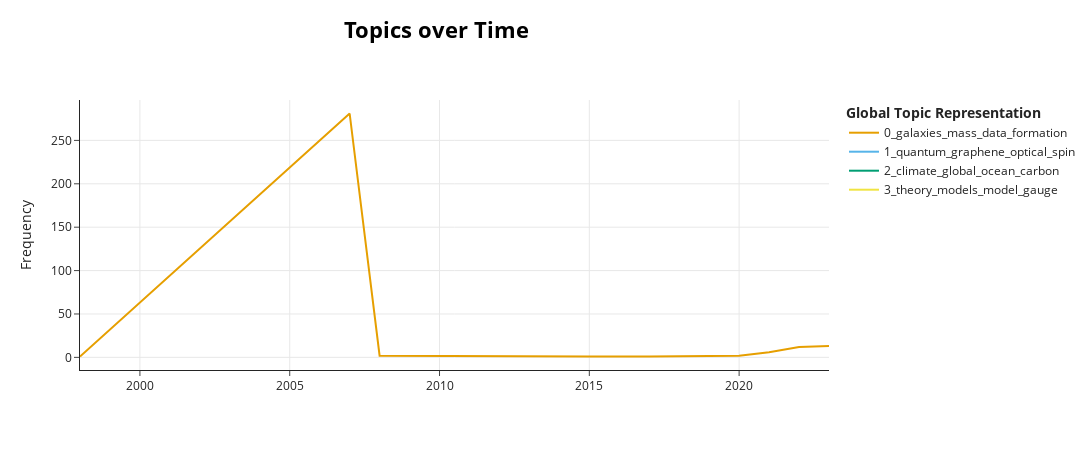

Notebook code for this chart:
### Code cell
topic_model.visualize_topics_over_time(topics_over_time, topics=[0,1,2,3])

### Figure 1 — Plotly figure (JSON) as saved in the notebook; plotly's stock layout.template omitted (floating-point values rounded to 4 significant figures)
{"data": [{"hoverinfo": "text", "hovertext": ["<b>Topic 0</b><br>Words: ms, arcmin, 151243647, 122472007, ms 151243647", "<b>Topic 0</b><br>Words: galaxies, mass, data, stars, star", "<b>Topic 0</b><br>Words: model, iri, xray, fr, radio", "<b>Topic 0</b><br>Words: lulin, n3 lulin, c2007 n3, n3, c2007", "<b>Topic 0</b><br>Words: resonance, objects, 51, 51 resonance, clones", "<b>Topic 0</b><br>Words: 2007, size, 2007 uksub126sub, uksub126sub, occultation", "<b>Topic 0</b><br>Words: latis, igm, galaxies, cluster, survey", "<b>Topic 0</b><br>Words: galaxies, mass, cluster, galaxy, slugdsfg", "<b>Topic 0</b><br>Words: galaxies, sub, galaxy, gas, field", "<b>Topic 0</b><br>Words: galaxies, cluster, galaxy, redshift, mass"], "marker": {"color": "#E69F00"}, "mode": "lines", "name": "0_galaxies_mass_data_formation", "type": "scatter", "x": [1998, 2007, 2008, 2012, 2015, 2017, 2020, 2021, 2022, 2023], "y": [1, 281, 2, 1, 1, 1, 2, 6, 12, 13]}, {"hoverinfo": "text", "hovertext": ["<b>Topic 1</b><br>Words: quantum, graphene, optical, spin, states"], "marker": {"color": "#56B4E9"}, "mode": "lines", "name": "1_quantum_graphene_optical_spin", "type": "scatter", "x": [2007], "y": [247]}, {"hoverinfo": "text", "hovertext": ["<b>Topic 2</b><br>Words: climate, global, ocean, carbon, aerosol"], "marker": {"color": "#009E73"}, "mode": "lines", "name": "2_climate_global_ocean_carbon", "type": "scatter", "x": [2007], "y": [74]}, {"hoverinfo": "text", "hovertext": ["<b>Topic 3</b><br>Words: theory, models, model, gauge, scalar"], "marker": {"color": "#F0E442"}, "mode": "lines", "name": "3_theory_models_model_gauge", "type": "scatter", "x": [2007], "y": [67]}], "layout": {"height": 450, "hoverlabel": {"bgcolor": "white", "font": {"family": "Rockwell", "size": 16}}, "legend": {"title": {"text": "<b>Global Topic Representation"}}, "title": {"font": {"color": "Black", "size": 22}, "text": "<b>Topics over Time</b>", "x": 0.4, "xanchor": "center", "y": 0.95, "yanchor": "top"}, "width": 1250, "xaxis": {"showgrid": true}, "yaxis": {"showgrid": true, "title": {"text": "Frequency"}}}}
